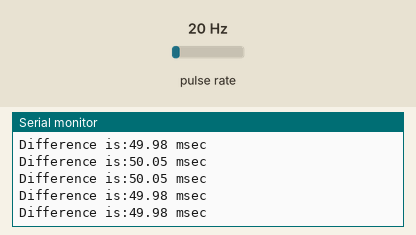
Simulated run of this sketch. Board: Arduino Uno, built with avr-gcc and run on an emulated ATmega328P. On the bench: the last lines printed to the serial monitor. Wiring (inferred from the names in the program): pulse sensor: data pin 8. The inputs (shaded band) are chosen by the test bench; at power-on: pulse rate 20 Hz.

Above: at 1.2 s.
1.3 s: pulse rate (sensor on pin 8) set to 50 Hz
At 1.4 s:
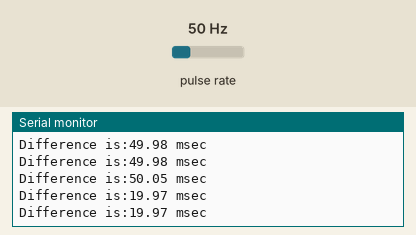
4.3 s: pulse rate (sensor on pin 8) set to 100 Hz
At 5.0 s:
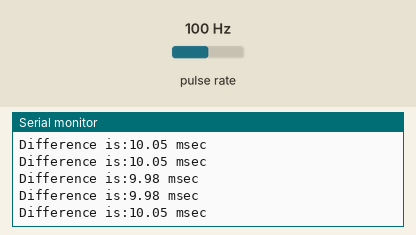
7.3 s: pulse rate (sensor on pin 8) set to 150 Hz
At 7.8 s:
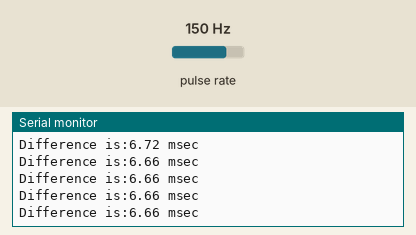
10.3 s: pulse rate (sensor on pin 8) set to 100 Hz
At 10.9 s:
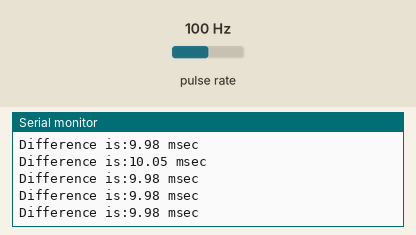
13.3 s: pulse rate (sensor on pin 8) set to 196 Hz
At 14.3 s:
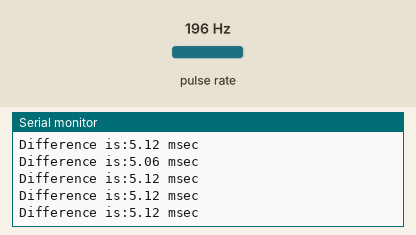
Timing chart, 0 to 16.3 s (numbered marks = the images above; inputs shaded):
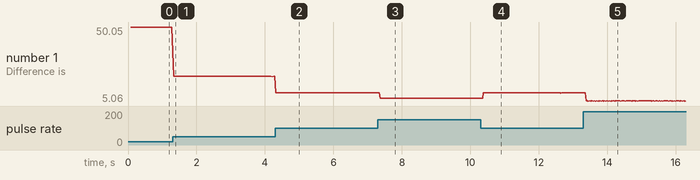

Measured:
- after the input at 1.3 s, the serial monitor: prints a new line at once (image 1)
- after the input at 4.3 s, the serial monitor: prints a new line at once (image 2)
- after the input at 7.3 s, the serial monitor: prints a new line after 0.07 s (image 3)
- after the input at 13.3 s, the serial monitor: prints a new line after 0.08 s (image 5)
- plotted number 1: 50.05 → 19.97 after the input at 1.3 s, 19.97 → 9.98 after the input at 4.3 s, 9.98 → 6.66 after the input at 7.3 s, 9.98 → 5.12 after the input at 13.3 s

The sketch:

TIME_INTERVAL_BETWEEN_PULSE_VER_2.ino
```cpp
/*
 * Author : VAIBHAV.
 * DATE : 31 DECEMBER 2021.
 * PURPOSE : TO MEASURE THE TIME INTERVAL BETWEEN TWO CONSECATIVE PULSE IN MILLI SECONDS USING TIMER-COUNTER.
 */
#define PIN 8  // INPUT CAPTURE PIN
#define TIME_TO_ONE_TICK  64e-6  // (16e16/1024)^-1  Time Required to increment counter by one
#include<avr/interrupt.h>


long unsigned int t = 0;
long unsigned int t_p1 = 0;  // Variable to store a capture timestamp of pulse_1
long unsigned int t_p2 = 0;  // Varible to store a capture timestamp of pulse_2
long unsigned int t_diff = 0; // Varible to store a difference between two timestamp
float t_ms = 0.00; // varible to store a final value

bool pulse_1_occured = false;
bool pulse_2_occured = false;

unsigned int no_of_cycle = 0;


void setup()
{
  cli();
  TCCR1A= 0x00; // Initialize timer1 in normal mode operation free running mode 0x0000 to 0xffff
  //TCCR1B = 0x05; // prescalar to 1024
  TCCR1B = 0x85; // Enable Noice Cancel on ICP1, Falling  EDGE Triggering, Prescalar = 1024
  TCCR1C = 0x00;
  Serial.begin(9600);
  TCNT1 = 0x0000; // initilize timer1 with 0x0000
  TIMSK1 = 0x21;  // Unmask timer1 overflow interrupt and ICP event interrupt
  pinMode(PIN,INPUT_PULLUP);
  pinMode(PIN,INPUT);
  sei();
}

void loop()
{
  if( pulse_1_occured && pulse_2_occured )
    {
      if( no_of_cycle > 0)
        t_diff = ( (0xFFFF - t_p1) + ( 0xFFFF*(no_of_cycle - 1) )  + t_p2  );
      else
        t_diff = (t_p2 - t_p1);

      t_ms = (t_diff * TIME_TO_ONE_TICK)* 1000 ;
      Serial.print("Difference is:");
      Serial.print(t_ms);
      Serial.println(" msec");

      no_of_cycle = 0;
      t_diff = 0;
      t_ms = 0;
      pulse_1_occured = false;
      pulse_2_occured = false;
    }


}

ISR(TIMER1_OVF_vect)
{
  no_of_cycle++;
}

ISR(TIMER1_CAPT_vect)
{
  if( ! pulse_1_occured )
   {
    pulse_1_occured = true;
    t_p1 = ICR1;
    no_of_cycle=0;
   }
  else
   {
    pulse_2_occured = true;
    t_p2 = ICR1;
   }
}
```
